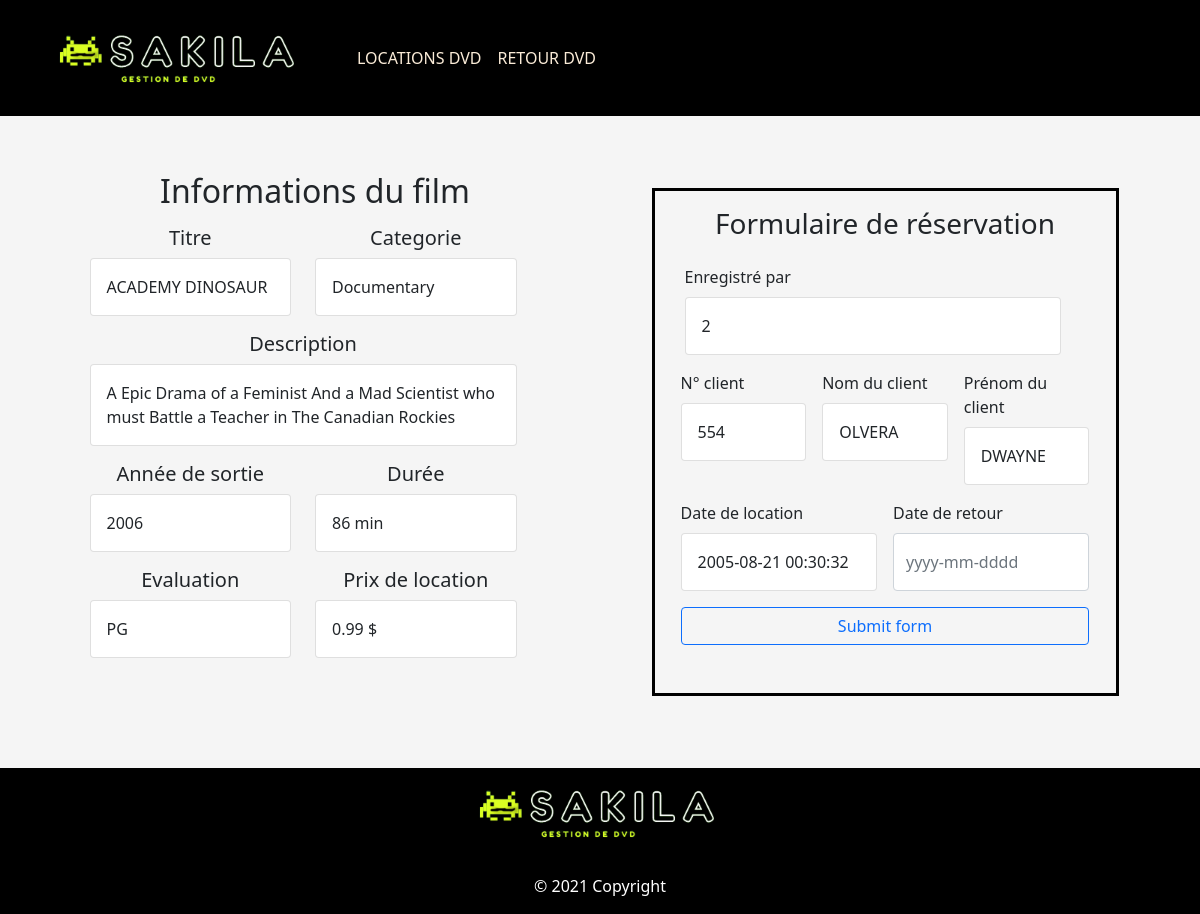
Screenshot of /form_return_dvd.php?rental_id=14098&film_id=1&inventory_id=6 with the database file from the repository.
### tables this page shows
CREATE TABLE film (
  film_id SMALLINT UNSIGNED NOT NULL AUTO_INCREMENT,
  title VARCHAR(128) NOT NULL,
  description TEXT DEFAULT NULL,
  release_year YEAR DEFAULT NULL,
  language_id TINYINT UNSIGNED NOT NULL,
  original_language_id TINYINT UNSIGNED DEFAULT NULL,
  rental_duration TINYINT UNSIGNED NOT NULL DEFAULT 3,
  rental_rate DECIMAL(4,2) NOT NULL DEFAULT 4.99,
  length SMALLINT UNSIGNED DEFAULT NULL,
  replacement_cost DECIMAL(5,2) NOT NULL DEFAULT 19.99,
  rating ENUM('G','PG','PG-13','R','NC-17') DEFAULT 'G',
  special_features SET('Trailers','Commentaries','Deleted Scenes','Behind the Scenes') DEFAULT NULL,
  last_update TIMESTAMP NOT NULL DEFAULT CURRENT_TIMESTAMP ON UPDATE CURRENT_TIMESTAMP,
  PRIMARY KEY  (film_id),
  KEY idx_title (title),
  KEY idx_fk_language_id (language_id),
  KEY idx_fk_original_language_id (original_language_id),
  CONSTRAINT fk_film_language FOREIGN KEY (language_id) REFERENCES language (language_id) ON DELETE RESTRICT ON UPDATE CASCADE,
  CONSTRAINT fk_film_language_original FOREIGN KEY (original_language_id) REFERENCES language (language_id) ON DELETE RESTRICT ON UPDATE CASCADE
);

CREATE TABLE category (
  category_id TINYINT UNSIGNED NOT NULL AUTO_INCREMENT,
  name VARCHAR(25) NOT NULL,
  last_update TIMESTAMP NOT NULL DEFAULT CURRENT_TIMESTAMP ON UPDATE CURRENT_TIMESTAMP,
  PRIMARY KEY  (category_id)
);

### class/dbconfig.php (called while the page is built, shortened)
<?php
class database {
  private $db_host = "127.0.0.1";
  private $db_username = "root";
  private $db_password = "secret";
  private $db_name= "sakila";
  public function connectDb() {
    $conn = new PDO("mysql:host=$this->db_host;dbname=$this->db_name", $this->db_username, $this->db_password );
    $conn->setAttribute(PDO::ATTR_ERRMODE, PDO::ERRMODE_EXCEPTION);
    return $conn;
  }
}
?>

### class/films.php (called while the page is built, shortened)
<?php
class films extends database{
    public function getOneFilm() {
        $id='';
        if(!isset($_GET['film_id'])) {
            $id ="";
        } else {
            $id=$_GET['film_id'];
        }
        $sql ="SELECT film.film_id, film.title as title, film.description, film.release_year, film.length,
        film.rating, film.rental_rate, category.name as category
        FROM film
        INNER JOIN film_category ON film.film_id = film_category.film_id
        INNER JOIN category ON film_category.category_id = category.category_id
        WHERE film.film_id=:id";
        $query = $this->connectDb()->prepare($sql);
        $query->bindValue(':id', $id, PDO::PARAM_INT);
        $query->execute();
        return $query->fetch();
    }
}
?>

### class/rentals.php (called while the page is built, shortened)
<?php
class rentals extends database{
    public function getValueRental() {
        $rental_id='';
        if(!isset($_GET['rental_id'])) {
            $rental_id ="";
        } else {
            $rental_id=$_GET['rental_id'];
        }
        $sql="SELECT rental.staff_id, rental.customer_id, customer.first_name, customer.last_name, rental.rental_date, rental.return_date
        FROM rental
        INNER JOIN customer ON rental.customer_id = customer.customer_id
        WHERE  rental.rental_id=:rental_id";
        $query= $this->connectDb()->prepare($sql);
        $query->bindValue(':rental_id', $rental_id, PDO::PARAM_INT);
        $query->execute();
        return $query->fetch();
    }
}
?>

### form_return_dvd.php (the view, shortened to what this page needs)
<?php
include_once "class/dbconfig.php";
include_once "class/films.php";
$query = new films;
$film = $query->getOneFilm();
include_once "class/rentals.php";
$query = new rentals;
$return_value_rental = $query->getValueRental();
include("components/header.php");
?>
<div class="container">
    <div class="row justify-content-around">
        <div class="col-5 mt-4">
            <div class="row mt-3">
                <h2 class="title_page text-center mt-3 mb-3"> Informations du film</h2>
                <div class="row">
                    <div class="col-md-6">
                        <h5 class="text-center">Titre </h5>
                        <div class="card">
                            <div class="card-body">
                                <?php echo $film["title"]; ?>
                            </div>
                        </div>
                    </div>
                    <div class="col-md-6">
                        <h5 class="text-center">Categorie </h5>
                        <div class="card">
                            <div class="card-body">
                                <?php echo $film['category']; ?>
                            </div>
                        </div>
                    </div>
                </div>
                <div class="row mt-3">
                    <div class="col-md-12">
                        <h5 class="text-center">Description </h5>
                        <div class="card">
                            <div class="card-body">
                                <?php echo $film['description']; ?>
                            </div>
                        </div>
                    </div>
                </div>
                <div class="row mt-3">
                    <div class="col-md-6">
                        <h5 class="text-center">Année de sortie </h5>
                        <div class="card">
                            <div class="card-body">
                                <?php echo $film['release_year']; ?>
                            </div>
                        </div>
                    </div>
                    <div class="col-md-6">
                        <h5 class="text-center">Durée</h5>
                        <div class="card">
                            <div class="card-body">
                                <?php echo $film['length']; ?> min
                            </div>
                        </div>
                    </div>
                </div>
                <div class="row mt-3">
                    <div class="col-md-6">
                        <h5 class="text-center">Evaluation</h5>
                        <div class="card">
                            <div class="card-body">
                                <?php echo $film['rating']; ?>
                            </div>
                        </div>
                    </div>
                    <div class="col-md-6">
                        <h5 class="text-center">Prix de location</h5>
                        <div class="card">
                            <div class="card-body">
                                <?php echo $film['rental_rate']; ?> $
                            </div>
                        </div>
                    </div>
                </div>
            </div>
        </div>
        <div class="col-5 mt-5">
            <form class="row g-3 needs-validation mt-4 mb-4" action="#" method="post"
                style="border: 1mm solid black;  padding: 0 4%;">
                <h3 class="title_center text-center mt-3 mb-2"> Formulaire de réservation</h3>
                <div class="row mt-3">
                    <div class="col-md-12 position-relative">
                        <label for="validationTooltip02" class="form-label">Enregistré par </label>
                        <div class="card">
                            <span class="card-body"> <?php echo $return_value_rental['staff_id']; ?> </span>
                        </div>
                    </div>
                </div>
                <div class="col-md-4 position-relative">
                    <label for="validationTooltip02" class="form-label">N° client</label>
                    <div class="card">
                        <span class="card-body"> <?php echo $return_value_rental['customer_id']; ?> </span>
                    </div>
                </div>
                <div class="col-md-4 position-relative">
                    <label for="validationTooltip02" class="form-label">Nom du client</label>
                    <div class="card">
                        <span class="card-body"> <?php echo $return_value_rental['last_name']; ?> </span>
                    </div>
                </div>
                <div class="col-md-4 position-relative">
                    <label for="validationTooltip02" class="form-label">Prénom du client</label>
                    <div class="card">
                        <span class="card-body"> <?php echo $return_value_rental['first_name']; ?> </span>
                    </div>
                </div>
                <div class="col-md-6 position-relative">
                    <label for="validationTooltip04" class="form-label">Date de location</label>
                    <div class="card">
                        <span class="card-body"> <?php echo $return_value_rental['rental_date'] ?> </span>
                    </div>
                </div>
                <div class="col-md-6 position-relative">
                    <label for="validationTooltip05" class="form-label">Date de retour</label>
                    <input type="text" class="form-control" id="validationTooltip05" data-date-format="yyyy/mm/dd"
                        name="return_date" placeholder="yyyy-mm-dddd" style="height:58px;" required>
                </div>
                <div class="col-12 mb-5">
                    <button class="btn btn-outline-primary" type="submit" style="width: 100%; ">Submit form</button>
                </div>
            </form>
        </div>
    </div>
</div>
<?php include("components/footer.php");?>

### rows the page displays
film: title "ACADEMY DINOSAUR", category.name "Documentary", description "A Epic Drama of a Feminist And a Mad Scientist who must Battle a Teacher in The Canadian Rockies", release_year "2006", length "86", rating "PG", rental_rate "0.99"

### other values shown
$return_value_rental['staff_id'] "2"
$return_value_rental['customer_id'] "554"
$return_value_rental['last_name'] "OLVERA"
$return_value_rental['first_name'] "DWAYNE"
$return_value_rental['rental_date'] "2005-08-21 00:30:32"
